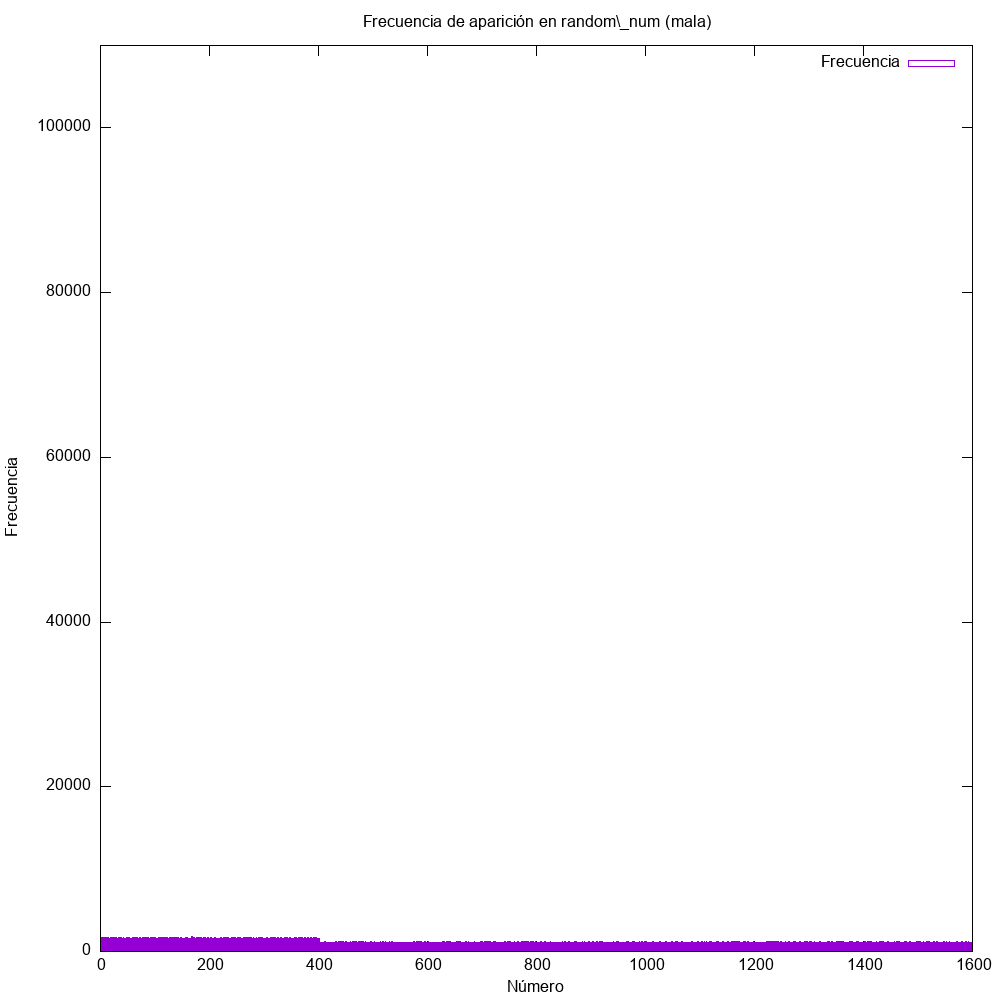

Here is the gnuplot script that generated this plot:
set terminal png size 1000,1000
set output 'stats/stats1_mal.png'
set title 'Frecuencia de aparición en random\\\_num (mala)'

set xrange [0:1600]
set yrange [0:110000]
set xlabel "Número"
set ylabel "Frecuencia"

plot "stats/stats1_mal.txt" title "Frecuencia" with boxes